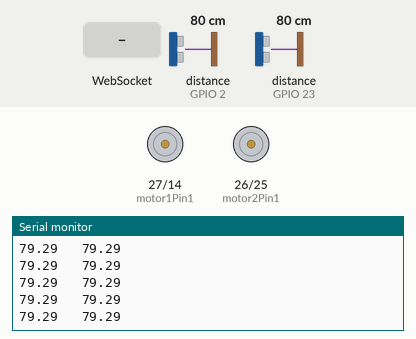
Recording of a program running on a simulated ESP32. Parts: motor-driver pin pairs drawn as motors (green arrow = first pin HIGH = forward, orange = second pin HIGH = backward, longer = more drive, scaled by the enable pin), the last lines printed to the serial monitor. Wiring (inferred from the names in the program): 2 × ultrasonic range finder: trigger GPIO 15, echo GPIO 2 / trigger GPIO 22, echo GPIO 23. The inputs (shaded band) are chosen by the test bench; at power-on: distance to the obstacle (sensors on GPIO 2, GPIO 23) 80 cm. The echo pulse lasts 58.3 µs per cm; WiFi joins after 1.5 s; servers stay silent unless stated; storage starts empty.

Above: at 1.2 s.
1.3 s: WebSocket text "1s" received
At 1.46 s:
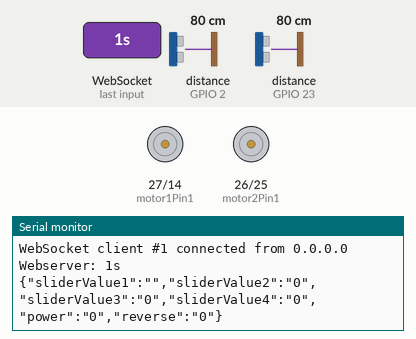
2.8 s: WebSocket text "switch_power" received
At 2.95 s:
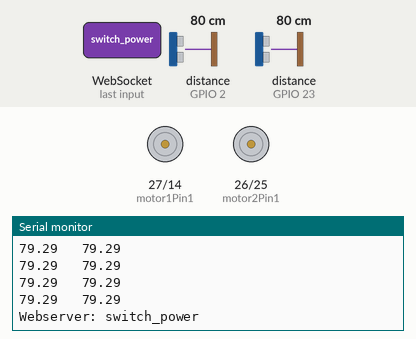
4.3 s: WebSocket text "true" received
At 4.33 s:
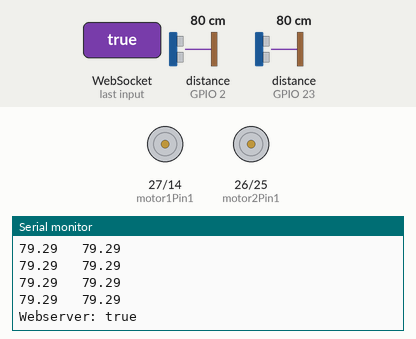

Measured:
- after the input at 1.3 s, the serial monitor: prints a new line at once (image 1)
- after the input at 2.8 s, the serial monitor: prints a new line at once (image 2)
- after the input at 4.3 s, the serial monitor: prints a new line at once (image 3)

The program:

main.cpp
```cpp
// (licence header left out)
#include <Arduino.h>
#include <Arduino_JSON.h>
#include <AsyncTCP.h>
#include <ESPAsyncWebServer.h>
#include <WiFi.h>
#include <analogWrite.h>

#include "SPIFFS.h"

#define SOUND_SPEED 0.034
#define CM_TO_INCH 0.393701
// Replace with your network credentials
const char *ssid = "KI Auto";
const char *password = "KI123456";

// Create AsyncWebServer object on port 80
AsyncWebServer server(80);
// Create a WebSocket object
AsyncWebSocket ws("/ws");
// Create an Event Source on /events
AsyncEventSource events("/events");

// Set LED GPIO
const int trigPin1 = 15;
const int echoPin1 = 2;

const int trigPin2 = 22;
const int echoPin2 = 23;

long duration1;
float distanceCm1;
long duration2;
float distanceCm2;

unsigned long lastUpdate = 0;

int refreshRate = 200;

int motor1Pin1 = 27;
int motor1Pin2 = 14;
int motor1enable = 12;

int motor2Pin1 = 26;
int motor2Pin2 = 25;
int motor2enable = 33;

int input1 = 0;
int input2 = 0;
int output1 = 0;
int output2 = 0;

boolean powerOn = false;
boolean reverseOn = false;

String message = "";
String sliderValue1 = "0";  // weight11
String sliderValue2 = "0";  // weight12
String sliderValue3 = "0";  // weight21
String sliderValue4 = "0";  // weight 22

// Json Variable to Hold Slider Values
JSONVar sliderValues;

// Get Slider Values
String getSliderValues() {
    sliderValues["sliderValue1"] = String(sliderValue1);
    sliderValues["sliderValue2"] = String(sliderValue2);
    sliderValues["sliderValue3"] = String(sliderValue3);
    sliderValues["sliderValue4"] = String(sliderValue4);
    sliderValues["power"] = String(powerOn);
    sliderValues["reverse"] = String(reverseOn);

    String jsonString = JSON.stringify(sliderValues);
    return jsonString;
}

// Initialize SPIFFS
void initFS() {
    if (!SPIFFS.begin()) {
        Serial.println("An error has occurred while mounting SPIFFS");
    } else {
        Serial.println("SPIFFS mounted successfully");
    }
}

// Initialize WiFi
void initWiFi() {
    //// fuer hotspot
    WiFi.softAP(ssid, password);
    Serial.print("Connecting to WiFi ..");
    Serial.println();
    Serial.print("IP address: ");
    Serial.println(WiFi.softAPIP());
    ///////////////////////

    // fuer WIFI

    // WiFi.mode(WIFI_STA);
    // WiFi.begin(ssid, password);

    // while (WiFi.status() != WL_CONNECTED) {
    //     Serial.print('.');
    //     delay(1000);
    // }
    // Serial.println(WiFi.localIP());

    /////////////////////////////
}

void notifyClients(String sliderValues) { ws.textAll(sliderValues); }

void handleWebSocketMessage(void *arg, uint8_t *data, size_t len) {
    AwsFrameInfo *info = (AwsFrameInfo *)arg;
    if (info->final && info->index == 0 && info->len == len &&
        info->opcode == WS_TEXT) {
        data[len] = 0;
        message = (char *)data;
        Serial.print("Webserver: ");
        Serial.println(message);
        if (message.indexOf("1s") >= 0) {
            sliderValue1 = message.substring(2);
            Serial.println(getSliderValues());
            notifyClients(getSliderValues());
        }
        if (message.indexOf("2s") >= 0) {
            sliderValue2 = message.substring(2);
            Serial.println(getSliderValues());
            notifyClients(getSliderValues());
        }
        if (message.indexOf("3s") >= 0) {
            sliderValue3 = message.substring(2);
            Serial.println(getSliderValues());
            notifyClients(getSliderValues());
        }
        if (message.indexOf("4s") >= 0) {
            sliderValue4 = message.substring(2);
            // dutyCycle4 = map(sliderValue4.toInt(), 0, 100, 0, 255);
            // Serial.println(dutyCycle4);
            Serial.println(getSliderValues());
            notifyClients(getSliderValues());
        }
        if (strcmp((char *)data, "getValues") == 0) {
            notifyClients(getSliderValues());
        }
        if (message.indexOf("switch_power") >= 0) {
            if (message.substring(12) == "true") {
                Serial.println("power on");  // power on
                powerOn = true;
            } else if (message.substring(12) == "false") {  // power off
                Serial.println("power off");
                powerOn = false;
            }
        }
        if (message.indexOf("switch_reverse") >= 0) {
            Serial.println(message.substring(14));
            if (message.substring(14) == "true") {  // drives revers
                Serial.println("drive in reverse");
                reverseOn = true;
            } else if (message.substring(14) == "false") {  // drives forward
                Serial.println("drive forward");
                reverseOn = false;
            }
        }
    }
}
void onEvent(AsyncWebSocket *server, AsyncWebSocketClient *client,
             AwsEventType type, void *arg, uint8_t *data, size_t len) {
    switch (type) {
        case WS_EVT_CONNECT:
            Serial.printf("WebSocket client #%u connected from %s\n",
                          client->id(), client->remoteIP().toString().c_str());
            break;
        case WS_EVT_DISCONNECT:
            Serial.printf("WebSocket client #%u disconnected\n", client->id());
            break;
        case WS_EVT_DATA:
            handleWebSocketMessage(arg, data, len);
            break;
        case WS_EVT_PONG:
        case WS_EVT_ERROR:
            break;
    }
}

void initWebSocket() {
    ws.onEvent(onEvent);
    server.addHandler(&ws);
}

void setup() {
    Serial.begin(115200);
    pinMode(motor1enable, OUTPUT);
    pinMode(motor1Pin1, OUTPUT);
    pinMode(motor1Pin2, OUTPUT);

    pinMode(motor2enable, OUTPUT);
    pinMode(motor2Pin1, OUTPUT);
    pinMode(motor2Pin2, OUTPUT);

    pinMode(trigPin1, OUTPUT);
    pinMode(echoPin1, INPUT);

    pinMode(trigPin2, OUTPUT);
    pinMode(echoPin2, INPUT);
    digitalWrite(motor1enable, LOW);
    digitalWrite(motor1Pin1, LOW);
    digitalWrite(motor1Pin2, HIGH);
    digitalWrite(motor2enable, LOW);
    digitalWrite(motor2Pin1, LOW);
    digitalWrite(motor2Pin2, HIGH);

    initFS();
    initWiFi();

    initWebSocket();

    // Web Server Root URL
    server.on("/", HTTP_GET, [](AsyncWebServerRequest *request) {
        request->send(SPIFFS, "/index.html", "text/html");
    });

    // Handle Web Server Events
    events.onConnect([](AsyncEventSourceClient *client) {
        if (client->lastId()) {
            Serial.printf(
                "Client reconnected! Last message ID that it got is: %u\n",
                client->lastId());
        }
        // send event with message "hello!", id current millis
        // and set reconnect delay to 1 second
        client->send("hello!", NULL, millis(), 10000);
    });
    server.addHandler(&events);

    /////////
    server.serveStatic("/", SPIFFS, "/");

    // Start server
    server.begin();
}

void loop() {
    if (millis() - lastUpdate > refreshRate) {
        // Clears the trigPin
        digitalWrite(trigPin1, LOW);
        delayMicroseconds(2);
        // Sets the trigPin on HIGH state for 10 micro seconds
        digitalWrite(trigPin1, HIGH);
        delayMicroseconds(10);
        digitalWrite(trigPin1, LOW);
        duration1 = pulseIn(echoPin1, HIGH);
        distanceCm1 = duration1 * SOUND_SPEED / 2;
        // Clears the trigPin
        digitalWrite(trigPin2, LOW);
        delayMicroseconds(2);
        // Sets the trigPin on HIGH state for 10 micro seconds
        digitalWrite(trigPin2, HIGH);
        delayMicroseconds(10);
        digitalWrite(trigPin2, LOW);
        duration2 = pulseIn(echoPin2, HIGH);
        distanceCm2 = duration2 * SOUND_SPEED / 2;
        Serial.print(distanceCm1);
        Serial.print("   ");
        Serial.println(distanceCm2);
        lastUpdate = millis();
        ////
        input1 = distanceCm1;
        input2 = distanceCm2;
        events.send("ping", NULL, millis());

        if (input1 > 80) input1 = 80;
        if (input2 > 80) input2 = 80;

        output1 =
            (sliderValue1.toInt() * input1 + sliderValue3.toInt() * input2) /
            100;
        output2 =
            (sliderValue2.toInt() * input1 + sliderValue4.toInt() * input2) /
            100;

        if (output1 > 80) output1 = 80;
        if (output2 > 80) output2 = 80;

        events.send(String(input1).c_str(), "input1", millis());
        events.send(String(input2).c_str(), "input2", millis());
        events.send(String(output1).c_str(), "output1", millis());
        events.send(String(output2).c_str(), "output2", millis());

        if (reverseOn) {
            digitalWrite(motor1Pin1, LOW);
            digitalWrite(motor1Pin2, HIGH);
            digitalWrite(motor2Pin1, LOW);
            digitalWrite(motor2Pin2, HIGH);
        } else {
            digitalWrite(motor1Pin1, HIGH);
            digitalWrite(motor1Pin2, LOW);
            digitalWrite(motor2Pin1, HIGH);
            digitalWrite(motor2Pin2, LOW);
        }

        if (output1 > 20 && powerOn) {
            analogWrite(motor1enable, map(output1, 0, 80, 160, 250));
        } else {
            analogWrite(motor1enable, 0);
        }
        if (output2 > 20 && powerOn) {
            analogWrite(motor2enable, map(output2, 0, 80, 160, 250));
        } else {
            analogWrite(motor2enable, 0);
        }
    }

    ws.cleanupClients();
}
```
